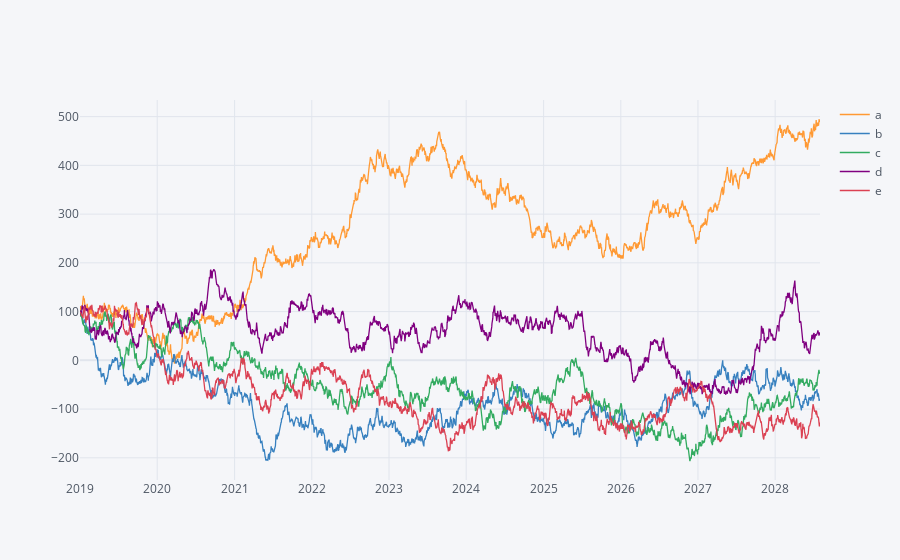

Here is the notebook cell this chart was saved with:
### Code cell
a = np.random.standard_normal((2500, 5)).cumsum(axis=0) 
#營業日，周一至周五
index = pd.date_range('2019-1-1', freq='B', periods=len(a)) 
df = pd.DataFrame(100 + 5 * a, columns=list('abcde'), index=index) 

plyo.iplot(df.iplot(asFigure=True), image='png', filename='ply_01')

### Figure 1 — Plotly figure (JSON) as saved in the notebook; plotly's stock layout.template omitted (floating-point values rounded to 4 significant figures; data arrays with more than 128 entries replaced by an {"elided": "..."} marker saying what was removed)
{"data": [{"line": {"color": "rgba(255, 153, 51, 1.0)", "dash": "solid", "shape": "linear", "width": 1.3}, "mode": "lines", "name": "a", "text": "", "type": "scatter", "x": {"elided": "2500 str values"}, "y": {"elided": "2500 float values"}}, {"line": {"color": "rgba(55, 128, 191, 1.0)", "dash": "solid", "shape": "linear", "width": 1.3}, "mode": "lines", "name": "b", "text": "", "type": "scatter", "x": {"elided": "2500 str values"}, "y": {"elided": "2500 float values"}}, {"line": {"color": "rgba(50, 171, 96, 1.0)", "dash": "solid", "shape": "linear", "width": 1.3}, "mode": "lines", "name": "c", "text": "", "type": "scatter", "x": {"elided": "2500 str values"}, "y": {"elided": "2500 float values"}}, {"line": {"color": "rgba(128, 0, 128, 1.0)", "dash": "solid", "shape": "linear", "width": 1.3}, "mode": "lines", "name": "d", "text": "", "type": "scatter", "x": {"elided": "2500 str values"}, "y": {"elided": "2500 float values"}}, {"line": {"color": "rgba(219, 64, 82, 1.0)", "dash": "solid", "shape": "linear", "width": 1.3}, "mode": "lines", "name": "e", "text": "", "type": "scatter", "x": {"elided": "2500 str values"}, "y": {"elided": "2500 float values"}}], "layout": {"legend": {"bgcolor": "#F5F6F9", "font": {"color": "#4D5663"}}, "paper_bgcolor": "#F5F6F9", "plot_bgcolor": "#F5F6F9", "title": {"font": {"color": "#4D5663"}}, "xaxis": {"gridcolor": "#E1E5ED", "showgrid": true, "tickfont": {"color": "#4D5663"}, "title": {"font": {"color": "#4D5663"}, "text": ""}, "zerolinecolor": "#E1E5ED"}, "yaxis": {"gridcolor": "#E1E5ED", "showgrid": true, "tickfont": {"color": "#4D5663"}, "title": {"font": {"color": "#4D5663"}, "text": ""}, "zerolinecolor": "#E1E5ED"}}}
